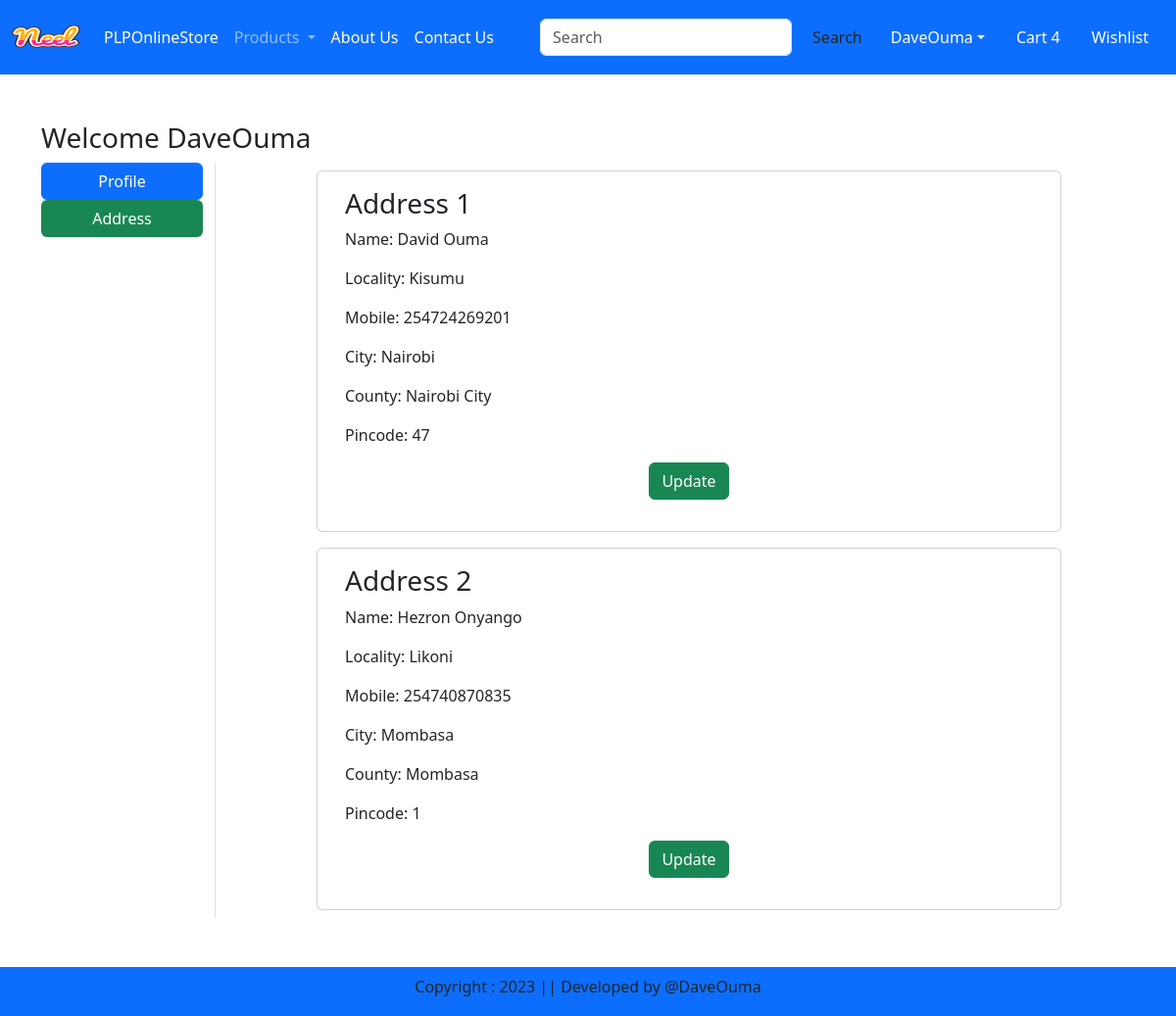
The page /address/ (signed in) on the database its author committed.
### app/models.py (models this page shows, shortened)
class Customer(models.Model):
    user = models.ForeignKey(User, on_delete=models.CASCADE)
    name = models.CharField(max_length=250)
    locality = models.CharField(max_length=250)
    city = models.CharField(max_length=50)
    mobile = models.IntegerField()
    zipcode = models.IntegerField()
    county = models.CharField(choices=COUNTY_CHOICES, max_length=100)

### app/views.py (the view)
# urls.py: path('address/', views.address, name='address'),
def address(request):
    add = Customer.objects.filter(user=request.user)
    return render(request, "app/address.html", locals())

### app/templates/app/address.html (shortened to what this page needs)
{% extends 'app/base.html' %}
{% load static %}
{% block main-content %}
<div class="container my-5">
    <div class="row">
        <h3>Welcome <span class="text-capitalize">{{request.user}}</span></h3>
            <div class="col-sm-2 border-end">
                <ul class="list-unstyled">
                    <li class="d-grid"><a href="{% url 'profile' %}" class="btn btn-primary">Profile</a></li>
                    <li class="d-grid"><a href="{% url 'address' %}" class="btn bg-success text-white">Address</a></li>
                </ul>
            </div>
            <div class="col-sm-8 offset-sm-1">
                <div class="row">
                    {% for ad in add %}
                    <div class="card m-2">
                        <div class="card-body">
                            <h3>Address {{forloop.counter}}</h3>
                            <p>Name: {{ad.name}}</p>
                            <p>Locality: {{ad.locality}}</p>
                            <p>Mobile: {{ad.mobile}}</p>
                            <p>City: {{ad.city}}</p>
                            <p>County: {{ad.county}}</p>
                            <p>Pincode: {{ad.zipcode}}</p>
                            <p class="text-center"><a href="{% url 'updateAddress' pk=ad.id %}" type="button" class="btn btn-success">Update</a> </p>
                        </div>
                    </div>
                    {% endfor %}
                </div>
            </div>
    </div>
</div>
{% endblock main-content %}

### rows shown on the page
Customer: name "David Ouma", locality "Kisumu", mobile "254724269201", city "Nairobi", county "Nairobi City", zipcode "47"
Customer: name "Hezron Onyango", locality "Likoni", mobile "254740870835", city "Mombasa", county "Mombasa", zipcode "1"

### other values the page prints
{{ request.user }} "DaveOuma"
